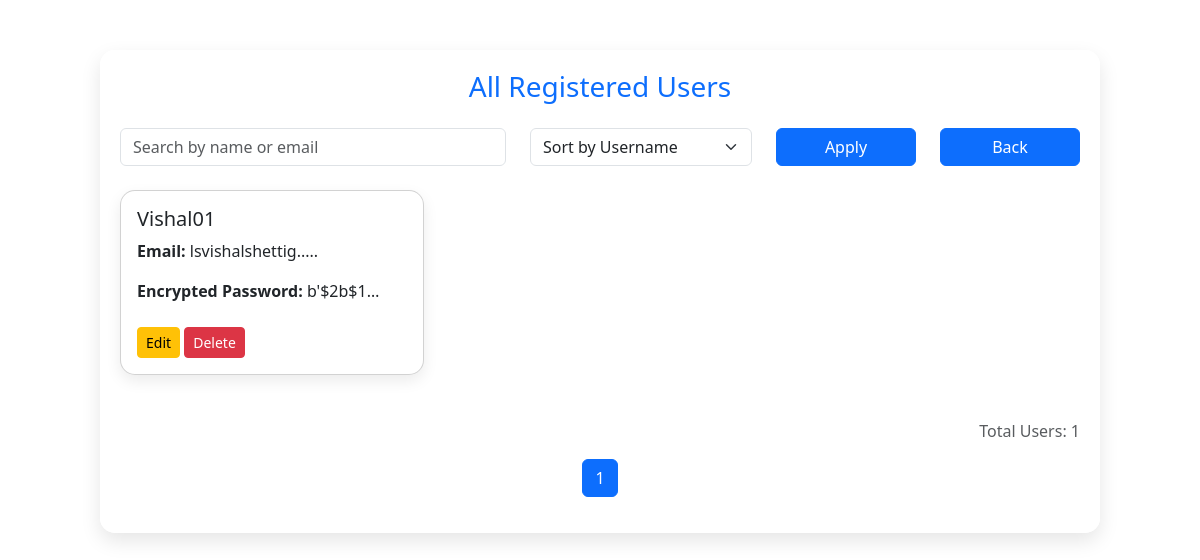
/view-users, run on an earlier commit of the app's database.
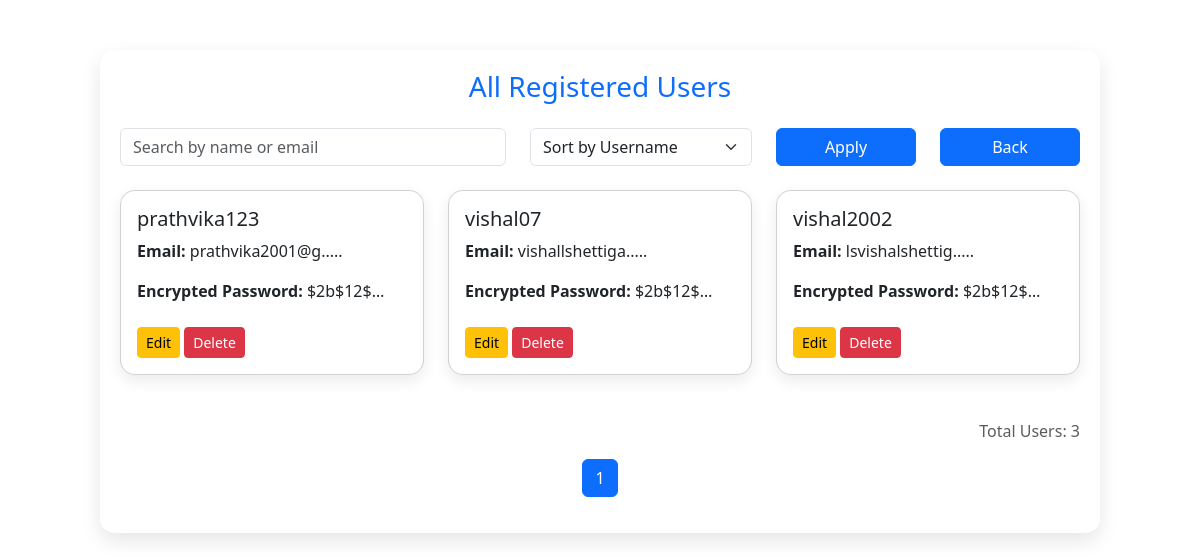
And on a later commit of the database.
### tables this page shows
CREATE TABLE users (
        id INTEGER PRIMARY KEY AUTOINCREMENT,
        name TEXT NOT NULL,
        username TEXT NOT NULL UNIQUE,
        email TEXT NOT NULL UNIQUE,
        password TEXT NOT NULL
    );

### app.py (the view)
@app.route('/view-users', methods=['GET'])
def view_users():
    conn = get_db_connection()
    cursor = conn.cursor()
    search = request.args.get('search', '')
    sort = request.args.get('sort', 'username')
    page = int(request.args.get('page', 1))
    per_page = 6
    base_query = "SELECT * FROM users"
    params = []
    if search:
        base_query += " WHERE username LIKE ? OR email LIKE ?"
        params.extend([f"%{search}%", f"%{search}%"])
    base_query += f" ORDER BY {sort}"
    cursor.execute(base_query, params)
    all_users = cursor.fetchall()
    total_users = len(all_users)
    total_pages = (total_users + per_page - 1) // per_page
    start = (page - 1) * per_page
    users = all_users[start:start + per_page]
    edit_user_data = None
    edit_id = request.args.get('edit_id')
    if edit_id:
        cursor.execute("SELECT * FROM users WHERE id = ?", (edit_id,))
        edit_user_data = cursor.fetchone()
    conn.close()
    return render_template(
        "view_users.html",
        users=[dict(user) for user in users],
        page=page,
        total_pages=total_pages,
        total_users=total_users,
        action_status=request.args.get("status"),
        edit_user=dict(edit_user_data) if edit_user_data else None
    )

### app.py (called while the page is built)
def get_db_connection():
    conn = sqlite3.connect('career_counselor.db')
    conn.row_factory = sqlite3.Row
    return conn

### templates/view_users.html (shortened to what this page needs)
<!DOCTYPE html>
<html lang="en">
<head>
  <link rel="stylesheet" href="https://cdn.jsdelivr.net/npm/bootstrap@5.3.0/dist/css/bootstrap.min.css">
</head>
<body>
  <div class="container user-container">
    <h3 class="text-center text-primary mb-4">All Registered Users</h3>
    {% if edit_user %}
    <div class="edit-card">
      <h5 class="text-center">Edit User</h5>
      <form method="POST" action="/edit-user/{{ edit_user.id }}">
        <div class="mb-3">
          <label>Username</label>
          <input type="text" name="username" value="{{ edit_user.username }}" class="form-control" required />
        </div>
        <div class="mb-3">
          <label>Email</label>
          <input type="email" name="email" value="{{ edit_user.email }}" class="form-control" required />
        </div>
        <div class="mb-3">
          <label>Password</label>
          <input type="text" name="password" value="{{ edit_user.password }}" class="form-control" required />
        </div>
        <button type="submit" class="btn btn-success w-100">Update</button>
      </form>
    </div>
    {% else %}
    <form method="GET" action="/view-users" class="row mb-4">
      <div class="col-md-5">
        <input type="text" class="form-control" name="search" placeholder="Search by name or email" value="{{ request.args.get('search', '') }}">
      </div>
      <div class="col-md-3">
        <select name="sort" class="form-select">
          <option value="username" {% if request.args.get('sort') == 'username' %}selected{% endif %}>Sort by Username</option>
        </select>
      </div>
      <div class="col-md-2">
        <button type="submit" class="btn btn-primary w-100">Apply</button>
        </div>
        <div class="col-md-2">
          <a href="/admin-dashboard" class="btn btn-primary w-100">Back</a>
      </div>
    </form>
    <div class="row">
      {% for user in users %}
      <div class="col-md-4">
        <div class="card user-card p-3">
          <h5>{{ user.username }}</h5>
          <p class="truncate"><strong>Email:</strong> {{ user.email[:15] }}{% if user.email|length > 15 %}.....{% endif %}</p>
          <p class="truncate"><strong>Encrypted Password:</strong> {{ user.password[:15] }}{% if user.password|length > 15 %}.....{% endif %}</p>
          <div class="mt-2">
            <a href="/view-users?edit_id={{ user.id }}" class="btn btn-warning btn-sm">Edit</a>
            <form action="/delete-user/{{ user.id }}" method="POST" class="d-inline">
              <button type="submit" class="btn btn-danger btn-sm" onclick="return confirm('Are you sure you want to delete this user?')">Delete</button>
            </form>
          </div>
        </div>
      </div>
      {% endfor %}
    </div>
    <p class="mt-4 text-end text-muted">Total Users: {{ total_users }}</p>
    <nav aria-label="Page navigation example">
      <ul class="pagination justify-content-center">
        {% for p in range(1, total_pages + 1) %}
        <li class="page-item {% if p == page %}active{% endif %}"><a class="page-link" href="?page={{ p }}&search={{ request.args.get('search', '') }}&sort={{ request.args.get('sort', '') }}">{{ p }}</a></li>
        {% endfor %}
      </ul>
    </nav>
    {% endif %}
  </div>
</body>
</html>

What changed in the data, as far as the page shows it:
added users: username "prathvika123", email "prathvika2001@g", password "$2b$12$…"
added users: username "vishal07", email "vishallshettiga", password "$2b$12$…"
changed users "lsvishalshettig": username "Vishal01" → "vishal2002"; password "b'$2b$1…" → "$2b$12$…"
Also different on the page:
{{ total_users }}: "1" → "3"
